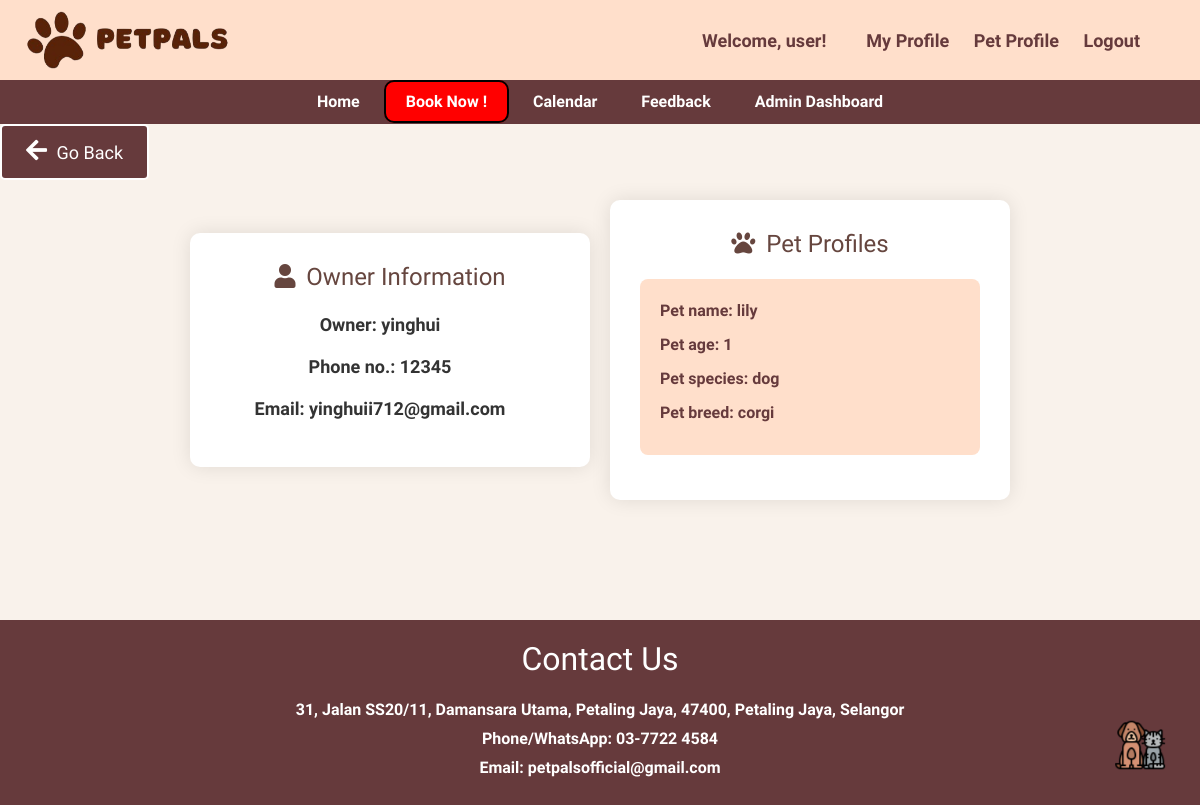
The page /ownerprofile/94/ (signed in) on the database its author committed.
### main/models.py (models this page shows, shortened)
class Booking(models.Model):
    owner = models.ForeignKey(Owner, null=True, on_delete=models.CASCADE)
    pet = models.ManyToManyField(Pet)
    room = models.ForeignKey(Room, null=True, on_delete=models.CASCADE)
    date = models.DateField(blank=True, null=True)
    TIME_CHOICES = [
        ('09:00', '9:00'),
        ('10:00', '10:00'),
        ('11:00', '11:00'),
        ('12:00', '12:00'),
        ('14:00', '2:00'),
        ('15:00', '3:00'),
        ('16:00', '4:00'),
        ('17:00', '5:00'),
        ('full_day', 'Full (7:00-19:00)'),
        ('morning', 'Morning (7:00-12:00)'),
        ('noon', 'Noon (13:00-19:00)'),
    ]
    time = models.CharField(max_length=10, choices=TIME_CHOICES, blank=True, null=True)
    SERVICE_CHOICES = [
        ('Hair Grooming', 'Hair Grooming'),
        ('Bath and Dry', 'Bath and Dry'),
        ('Pet Hotel', 'Pet Hotel'),
        ('Pet Daycare', 'Pet Daycare'),
    ]
    service = models.CharField(max_length=50, choices=SERVICE_CHOICES)
    STATUS_CHOICES = [
        ('Ongoing', 'Ongoing'),
        ('Completed', 'Completed'),
        ('Cancelled', 'Cancelled'),
    ]
    status = models.CharField(max_length=20, choices=STATUS_CHOICES, default='Ongoing')
    checkin = models.DateField(null=True, blank=True)
    checkout = models.DateField(null=True, blank=True)

class Owner(models.Model):
    user = models.OneToOneField(User, on_delete=models.CASCADE)
    phone_number = models.CharField(max_length=15, blank=True)
    email = models.EmailField(blank=True)
    def __str__(self):
        return self.user.username

class Pet(models.Model):
    name = models.CharField(max_length=20)
    owner = models.ForeignKey(Owner, null=True, on_delete=models.CASCADE)
    age = models.PositiveBigIntegerField()
    species = models.CharField(max_length=50)
    breed = models.CharField(max_length=50)
    profile_pic = models.ImageField(default="profile.jpg", null=True, blank=True)
    def __str__(self):
        return self.name

### main/views.py (the view)
# urls.py: path('ownerprofile/<int:booking_id>/', views.ownerpf, name='ownerpf'),
def ownerpf(request, booking_id):
    booking = get_object_or_404(Booking, id=booking_id)
    pets = booking.pet.all()
    print(pets)  # Debug output
    return render(request, 'admin_showprofile.html', {'booking': booking, 'pets': pets})

### main/templates/admin_showprofile.html (shortened to what this page needs)
{% extends 'base.html' %}
{% block content %}
<!DOCTYPE html>
<html lang="en">
<head>
    <link rel="stylesheet" href="https://cdnjs.cloudflare.com/ajax/libs/font-awesome/5.15.3/css/all.min.css">
</head>
<body>
<a href="{% url 'admin_dashboard' %}"><button><i class="fas fa-arrow-left"></i> Go Back</button></a>
    <div class="container-wrapper">
        <div class="profile1">
            <h2 class="pf"><i class="fas fa-user"></i> Owner Information</h2>
            <div class="profile-info">
                <p><strong>Owner:</strong> {{ booking.owner }}</p>
                <p><strong>Phone no.:</strong> {{ booking.owner.phone_number }}</p>
                <p><strong>Email:</strong> {{ booking.owner.email }}</p>
            </div>
        </div>
        <div class="bigcontainer">
            <h2 class="pf"><i class="fas fa-paw"></i> Pet Profiles</h2>
            {% for pet in pets %}
            <div class="profile-container">
                <div class="profile-info">
                    <p><strong>Pet name:</strong> {{ pet.name }}</p>
                    <p><strong>Pet age:</strong> {{ pet.age }}</p>
                    <p><strong>Pet species:</strong> {{ pet.species }}</p>
                    <p><strong>Pet breed:</strong> {{ pet.breed }}</p>
                </div>
            </div>
            {% endfor %}
        </div>
    </div>
</html>
{% endblock %}

### main/templates/navbar.html (shortened to what this page needs)
{% load static %}
    <header>
        <img src="{% static 'image/PetPals.png' %}" alt="Pawlogo" width="auto" height="80">
        <div class="profile-bar">
            <div class="profile-info">
                {% if request.user.is_authenticated %}
                    <span>Welcome, {{ request.user }}!</span>
                {% else %}
                    <span>Welcome, Guest!</span>
                {% endif %}
            </div>
                <div class="profile-actions">
                    {% if user.is_authenticated %}
                        <a href="{% url 'profile' %}">My Profile</a>
                        <a href="{% url 'petprofile' %}">Pet Profile</a>
                        <a href="{% url 'logout' %}">Logout</a>
                    {% else %}
                        <a href="{% url 'login' %}">Sign In</a>
                        <a href="{% url 'register' %}">Sign Up</a>
                    {% endif %}
                </div>
        </div>
    </header>
    <nav class="navigation">
        {% if user.is_authenticated %}
        <a href="{% url 'home' %}">Home</a>
        <a href="{% url 'bookingpage' %}" class="book">Book Now !</a>
        <a href="{% url 'calendar' %}">Calendar</a>
        <a href ="{% url 'feedback' %}">Feedback</a>
        {% else %}
        <a href="{% url 'home' %}">Home</a>
        <a href="#services">Services</a>
        {% endif %}
        {% if request.user.is_staff %}
        <a href="{% url 'admin_dashboard' %}" >Admin Dashboard </a>
        {% endif %}
    </nav>

### main/templates/base.html (style rules this page uses)
body { font-family: "Quicksand", sans-serif; font-optical-sizing: auto; font-weight: 600; font-style: normal; margin: 0 !important; padding: 0; background-color: #F9F2EB; display: flex; flex-direction: column; min-height: 100vh; }
h2 { text-align: center; color: #8B4513; margin-bottom: 20px; font-size: xx-large; }
.fas { font-size: 24px; }

### main/templates/navbar.html (style rules this page uses)
header { background-color: rgb(255, 223, 203); padding: 0px; text-align: center; color: rgb(102, 58, 60); display: flex; justify-content: space-between; align-items: center; }
.navigation { background-color:rgb(102,58,60); padding: 10px 0; text-align: center; }
.navigation a { color: white; text-decoration: none; padding: 10px 20px; }
.profile-bar { display: flex; align-items: center; margin-right: 5%; font-size: large; }
.profile-info { margin-right: 20px; }
.profile-info span { font-weight: bold; }
.profile-actions a { color: rgb(102,58,60); text-decoration: none; margin-left: 20px; }
.book { border-radius: 10px; border: 2px solid black; background-color: red; color:white; }

### main/templates/admin_showprofile.html (style rules this page uses)
body { font-family: "Quicksand", sans-serif; background-color: #F9F2EB; margin: 0; padding: 0; }
.container-wrapper { display: flex; justify-content: center; align-items: center; margin-top: 20px; text-align: center; max-width: 100%; padding: 0 20px; }
.profile1, .bigcontainer { width: 400px; margin-bottom: 20px; padding: 30px; background-color: #fff; color: #66463F; border-radius: 10px; box-shadow: 0 0 20px rgba(0, 0, 0, 0.1); }
.profile1 { margin-right: 20px; }
.pf { margin-bottom: 20px; color: #66463F; font-size: 24px; }
.profile-info p { margin-bottom: 15px; font-size: 18px; color: #333; }
.profile-container { background-color: rgb(255,223,203); padding: 20px; border-radius: 8px; margin-bottom: 15px; text-align: left; }
.profile-container p { margin-bottom: 10px; font-size: 16px; color: rgb(102,58,60); }
button { background-color: rgb(102,58,60); border: 2px solid white; color: white; padding: 12px 24px; font-size: 18px; border-radius: 5px; cursor: pointer; transition:0.3s ease; }
a { text-decoration: none; }
.fas { margin-right: 5px; }

### rows shown on the page
Booking: owner "yinghui", owner.phone_number "12345", owner.email "yinghuii712@gmail.com"
Pet: name "lily", age "1", species "dog", breed "corgi"

### other values the page prints
{{ request.user }} "user"
